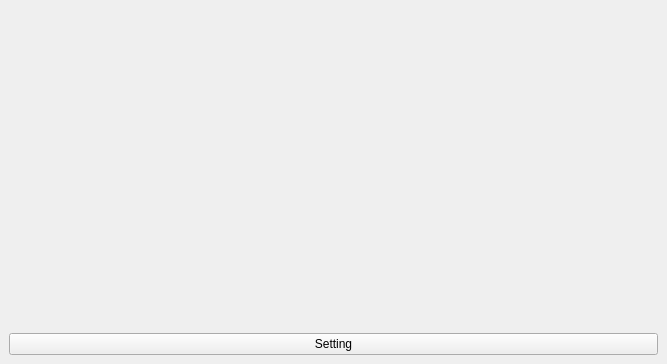
<?xml version="1.0" encoding="UTF-8"?>
<ui version="4.0">
 <class>MainWindow</class>
 <widget class="QMainWindow" name="MainWindow">
  <property name="geometry">
   <rect>
    <x>0</x>
    <y>0</y>
    <width>667</width>
    <height>364</height>
   </rect>
  </property>
  <property name="windowTitle">
   <string>MainWindow</string>
  </property>
  <widget class="QWidget" name="centralwidget">
   <layout class="QVBoxLayout" name="verticalLayout">
    <item>
     <widget class="QLabel" name="label">
      <property name="text">
       <string/>
      </property>
     </widget>
    </item>
    <item>
     <widget class="QPushButton" name="pushButton">
      <property name="text">
       <string>Setting</string>
      </property>
     </widget>
    </item>
   </layout>
  </widget>
 </widget>
 <resources/>
 <connections/>
</ui>
